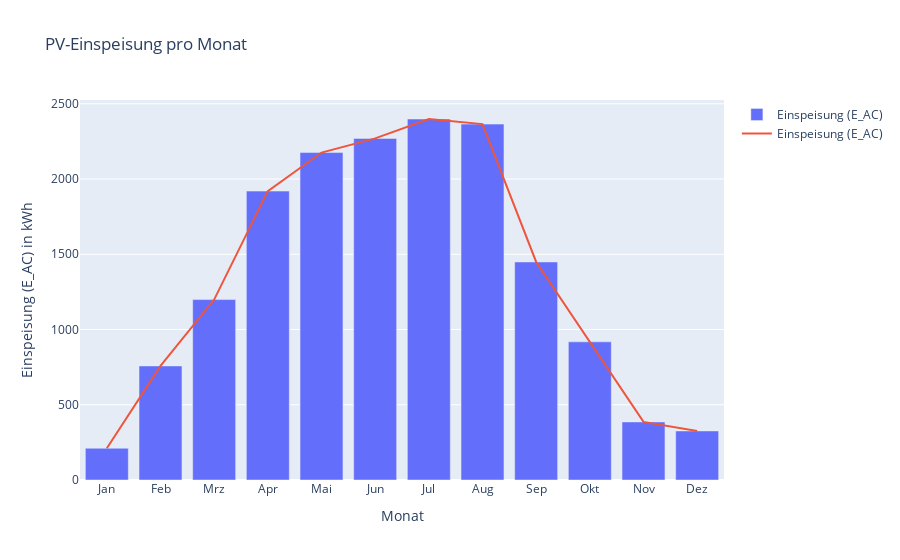

The cell this chart's notebook holds for it:
### Markdown cell above
## Interactive Plot with Metadata

### Code cell
# Interactive bar plot
sns.set_style('ticks')
trace_line = go.Scatter(x=df.index.tolist(), 
                        y=df['data'].tolist(), 
                        name=''.join(info_dict['Value']), line=dict(), mode='lines')
trace_bar = go.Bar(x=df.index.tolist(), 
                   y=df['data'].tolist(), 
                   name=''.join(info_dict['Value']), marker=dict())
layout = go.Layout(
    title=''.join(info_dict['Title']),
    yaxis=dict(title=''.join(info_dict['Y-Axis'])),
    xaxis=dict(title=''.join(info_dict['X-Axis']))
)
ifig_feedin = go.Figure(data=[trace_bar, trace_line], layout=layout)
pltly.iplot(ifig_feedin)

### Figure 1 — Plotly figure (JSON) as saved in the notebook; plotly's stock layout.template omitted (floating-point values rounded to 4 significant figures)
{"data": [{"name": "Einspeisung (E_AC)", "type": "bar", "x": ["Jan", "Feb", "Mrz", "Apr", "Mai", "Jun", "Jul", "Aug", "Sep", "Okt", "Nov", "Dez"], "y": [211, 758, 1199, 1920, 2176, 2270, 2399, 2365, 1449, 918, 386, 326]}, {"mode": "lines", "name": "Einspeisung (E_AC)", "type": "scatter", "x": ["Jan", "Feb", "Mrz", "Apr", "Mai", "Jun", "Jul", "Aug", "Sep", "Okt", "Nov", "Dez"], "y": [211, 758, 1199, 1920, 2176, 2270, 2399, 2365, 1449, 918, 386, 326]}], "layout": {"title": {"text": "PV-Einspeisung pro Monat"}, "xaxis": {"title": {"text": "Monat"}}, "yaxis": {"title": {"text": "Einspeisung (E_AC) in kWh"}}}}
